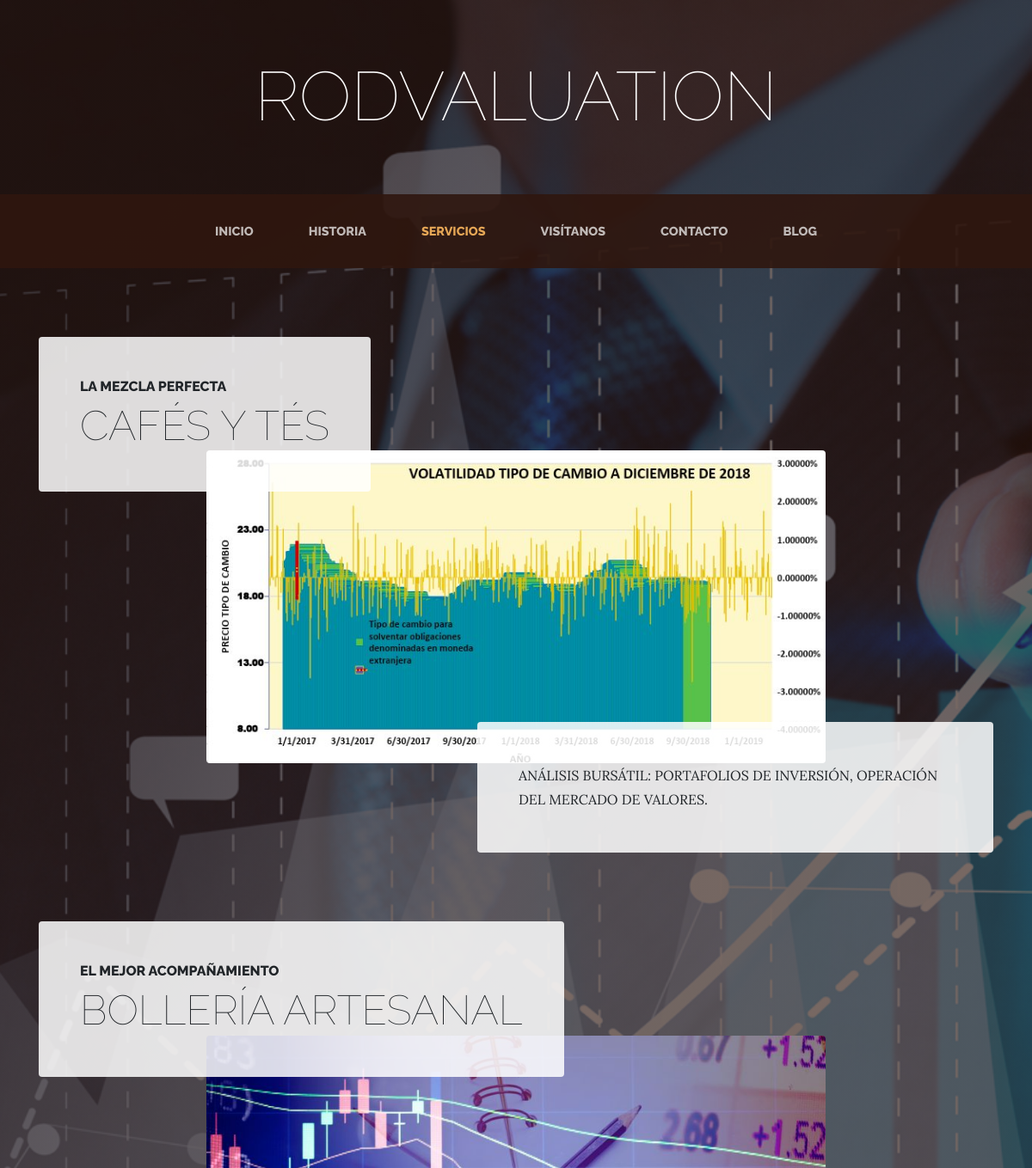
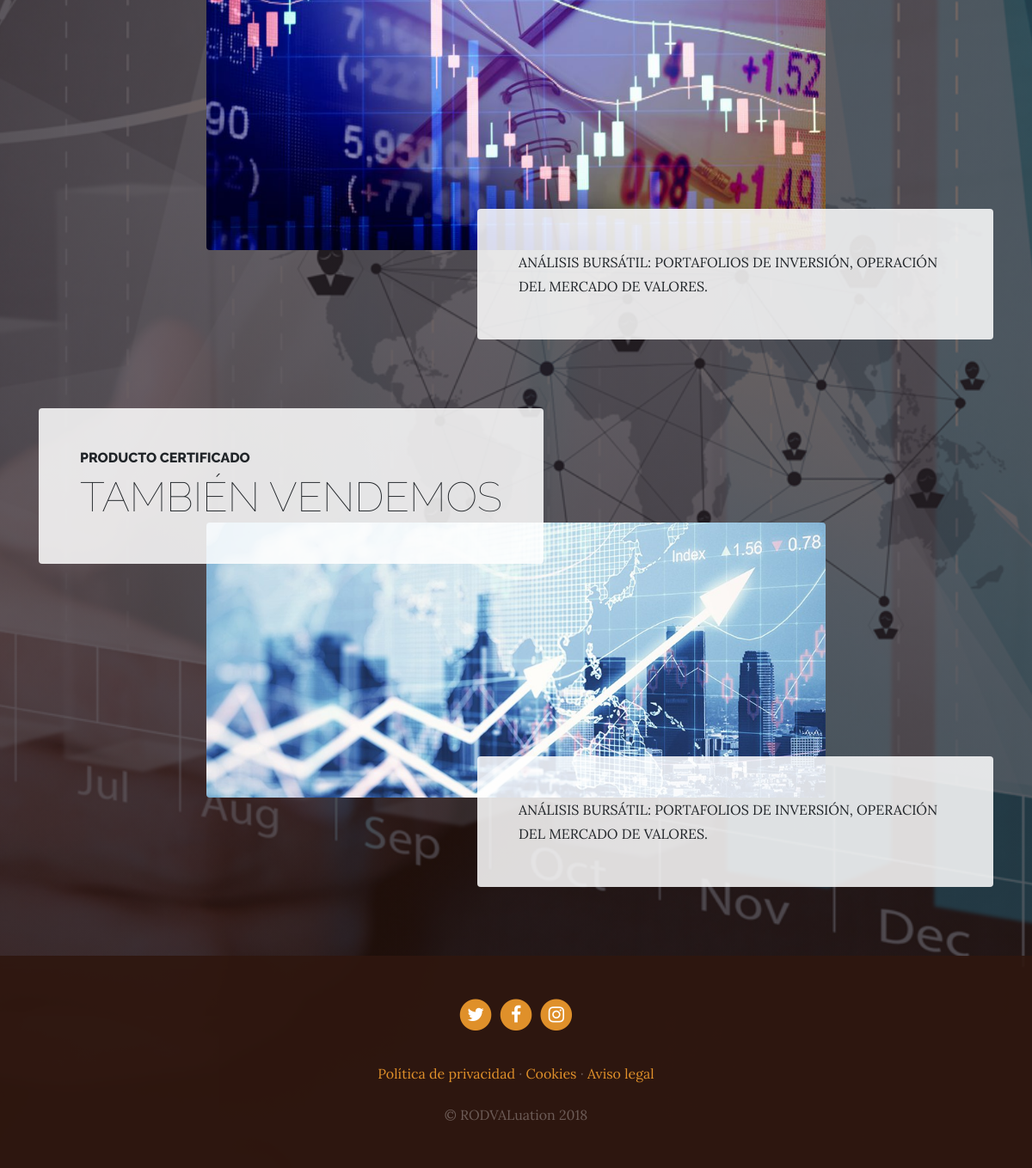
Page /services/ on the committed database (2 pictures, top to bottom).
### services/models.py (models this page shows, shortened)
class Service(models.Model):
    title = models.CharField(max_length=200, verbose_name="Título")
    subtitle = models.CharField(max_length=200, verbose_name="Subtítulo")
    content = models.TextField(verbose_name="Contenido")
    image = models.ImageField(verbose_name="Imagen", upload_to="services")
    created = models.DateTimeField(auto_now_add=True, verbose_name="Fecha de creación")
    updated = models.DateTimeField(auto_now=True, verbose_name="Fecha de edición")
    class Meta:
        verbose_name = "servicio"
        verbose_name_plural = "servicios"
        ordering = ['-created']

### pages/models.py (models this page shows, shortened)
class Page(models.Model):
    title = models.CharField(verbose_name="Título", max_length=200)
    content = RichTextField(verbose_name="Contenido")
    order = models.SmallIntegerField(verbose_name="Orden", default=0)
    created = models.DateTimeField(auto_now_add=True, verbose_name="Fecha de creación")
    updated = models.DateTimeField(auto_now=True, verbose_name="Fecha de edición")
    class Meta:
        verbose_name = "página"
        verbose_name_plural = "páginas"
        ordering = ['order','title']

### services/views.py (the view)
# urls.py: path('', views.services, name="services"),
def services(request):
    services = Service.objects.all()
    return render(request, "services/services.html", {'services':services})

### pages/templatetags/pages_extras.py (called while the page is built)
@register.simple_tag
def get_page_list():
    pages = Page.objects.all()
    return pages

### social/processors.py (called while the page is built)
def ctx_dict(request):
    ctx = {}
    links = Link.objects.all()
    for link in links:
        ctx[link.key] = link.url
    return ctx

### services/templates/services/services.html (shortened to what this page needs)
{% extends 'core/base.html' %}
{% load static %}
{% block content %}
  {% for service in services reversed %}
    <section class="page-section">
      <div class="container">
        <div class="product-item">
          <div class="product-item-title d-flex">
            <div class="bg-faded p-5 d-flex mr-auto rounded">
              <h2 class="section-heading mb-0">
                <span class="section-heading-upper">{{service.subtitle}}</span>
                <span class="section-heading-lower">{{service.title}}</span>
              </h2>
            </div>
          </div>
          <img class="product-item-img mx-auto d-flex rounded img-fluid mb-3 mb-lg-0" src="{{service.image.url}}" alt="">
          <div class="product-item-description d-flex ml-auto">
            <div class="bg-faded p-5 rounded">
              <p class="mb-0">ANÁLISIS BURSÁTIL: PORTAFOLIOS DE INVERSIÓN, OPERACIÓN DEL MERCADO DE VALORES.</p>
            </div>
          </div>
        </div>
      </div>
    </section>
  {% endfor %}
{% endblock %}

### core/templates/core/base.html (shortened to what this page needs)
<!DOCTYPE html>
<html lang="es">
  <head>
    {% load static %}
    <link href="{% static 'core/vendor/bootstrap/css/bootstrap.min.css' %}" rel="stylesheet">
    <link href="{% static 'core/vendor/font-awesome/css/font-awesome.min.css' %}" rel="stylesheet" type="text/css">
    <link href="{% static 'core/css/business-casual.css' %}" rel="stylesheet">
  </head>
  <body>
    <h1 class="site-heading text-center text-white d-none d-lg-block">
      <span class="site-heading-lower">RODVALuation</span>
    </h1>
    <nav class="navbar navbar-expand-lg navbar-dark py-lg-4" id="mainNav">
      <div class="container">
        <div class="collapse navbar-collapse" id="navbarResponsive">
          <ul class="navbar-nav mx-auto">
            <li class="nav-item px-lg-4 {% if request.path == '/' %}active{% endif %}">
              <a class="nav-link text-uppercase text-expanded" href="{% url 'home' %}">Inicio</a>
            </li>
            <li class="nav-item px-lg-4 {% if request.path == '/about/' %}active{% endif %}">
              <a class="nav-link text-uppercase text-expanded" href="{% url 'about' %}">Historia</a>
            </li>
            <li class="nav-item px-lg-4 {% if request.path == '/services/' %}active{% endif %}">
              <a class="nav-link text-uppercase text-expanded" href="{% url 'services' %}">Servicios</a>
            </li>
            <li class="nav-item px-lg-4 {% if request.path == '/store/' %}active{% endif %}">
              <a class="nav-link text-uppercase text-expanded" href="{% url 'store' %}">Visítanos</a>
            </li>
            <li class="nav-item px-lg-4 {% if request.path == '/contact/' %}active{% endif %}">
              <a class="nav-link text-uppercase text-expanded" href="{% url 'contact' %}">Contacto</a>
            </li>
            <li class="nav-item px-lg-4 {% if request.path|slice:":6" == '/blog/' %}active{% endif %}">
              <a class="nav-link text-uppercase text-expanded" href="{% url 'blog' %}">Blog</a>
            </li>
          </ul>
        </div>
      </div>
    </nav>
    {% block content %} {% endblock %}
    <footer class="footer text-faded text-center py-5">
      <div class="container">
        <p class="m-0">
          {% if LINK_TWITTER %}
            <a href="{{LINK_TWITTER}}" class="link">
              <span class="fa-stack fa-lg">
                <i class="fa fa-circle fa-stack-2x"></i>
                <i class="fa fa-twitter fa-stack-1x fa-inverse"></i>
              </span>
            </a>
          {% endif %}
          {% if LINK_FACEBOOK %}
            <a href="{{LINK_FACEBOOK}}" class="link">
              <span class="fa-stack fa-lg">
                <i class="fa fa-circle fa-stack-2x"></i>
                <i class="fa fa-facebook fa-stack-1x fa-inverse"></i>
              </span>
            </a>
          {% endif %}
          {% if LINK_INSTAGRAM %}
            <a href="{{LINK_INSTAGRAM}}" class="link">
              <span class="fa-stack fa-lg">
                <i class="fa fa-circle fa-stack-2x"></i>
                <i class="fa fa-instagram fa-stack-1x fa-inverse"></i>
              </span>
            </a>
          {% endif %}
        </p>
        <p class="m-0 mbt">
          {% load pages_extras %}
          {% get_page_list as page_list %}
          {% for page in page_list %}
            <a href="{% url 'page' page.id page.title|slugify %}" class="link">{{page.title}}</a> {% if not forloop.last %}·{% endif %}
          {% endfor %}
        </p>
        <p class="m-0 mbt1">&copy; RODVALuation 2018</p>
      </div>
	  </footer>
  </body>
</html>

### core/static/core/css/business-casual.css (style rules this page uses)
body { font-family: 'Lora'; background: linear-gradient(rgba(47, 23, 15, 0.65), rgba(47, 23, 15, 0.65)), url("../img/bg.jpg"); background-attachment: fixed; background-position: center; background-size: cover; }
h1, h2, h3, h4, h5, h6 { font-family: 'Raleway'; }
p { line-height: 1.75; }
.text-faded { color: rgba(255, 255, 255, 0.3); }
.site-heading { margin-top: 5rem; margin-bottom: 5rem; text-transform: uppercase; line-height: 1; font-family: 'Raleway'; }
.site-heading .site-heading-lower { font-size: 5rem; font-weight: 100; line-height: 4rem; }
.page-section { margin-top: 5rem; margin-bottom: 5rem; }
.section-heading { text-transform: uppercase; }
.section-heading .section-heading-upper { display: block; font-size: 1rem; font-weight: 800; padding-bottom:.5rem; }
.section-heading .section-heading-lower { display: block; font-size: 3rem; font-weight: 100; }
.bg-faded { background-color: rgba(255, 255, 255, 0.85); }
#mainNav { background-color: rgba(47, 23, 15, 0.9); font-family: 'Raleway'; }
#mainNav .navbar-nav .nav-item .nav-link { color: rgba(255, 255, 255, 0.7); font-weight: 800; }
#mainNav .navbar-nav .nav-item.active .nav-link { color: #e6a756; }
@media (min-width: 992px) { #mainNav .navbar-nav .nav-item .nav-link { font-size: 0.9rem; } }
@media (min-width: 992px) { .product-item .product-item-title { position: relative; z-index: 1; margin-bottom: -3rem; } }
@media (min-width: 992px) { .product-item .product-item-img { position: relative; z-index: 0; max-width: 60vw; } }
@media (min-width: 992px) { .product-item .product-item-description { position: relative; z-index: 1; margin-top: -3rem; max-width: 50vw; } }
.footer { background-color: rgba(47, 23, 15, 0.9); }
.mbt { padding-top: 2rem; }
.mbt1 { padding-top: 1.25rem; }
a.link { color: #df902a; }

### rows in the picture
Service: subtitle "LA MEZCLA PERFECTA", title "CAFÉS Y TÉS", image (picture)
Service: subtitle "EL MEJOR ACOMPAÑAMIENTO", title "BOLLERÍA ARTESANAL", image (picture)
Service: subtitle "PRODUCTO CERTIFICADO", title "TAMBIÉN VENDEMOS", image (picture)
Page: title "Política de privacidad"
Page: title "Cookies"
Page: title "Aviso legal"
